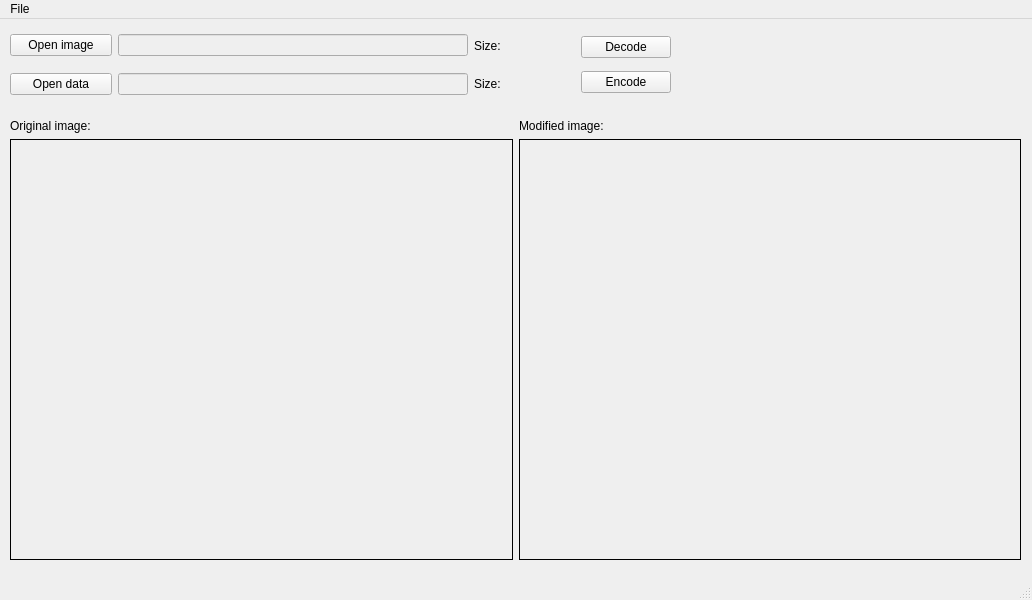
<?xml version="1.0" encoding="UTF-8"?>
<ui version="4.0">
 <class>MainWindow</class>
 <widget class="QMainWindow" name="MainWindow">
  <property name="geometry">
   <rect>
    <x>0</x>
    <y>0</y>
    <width>1032</width>
    <height>600</height>
   </rect>
  </property>
  <property name="minimumSize">
   <size>
    <width>90</width>
    <height>0</height>
   </size>
  </property>
  <property name="baseSize">
   <size>
    <width>0</width>
    <height>0</height>
   </size>
  </property>
  <property name="windowTitle">
   <string>Steganography</string>
  </property>
  <widget class="QWidget" name="centralwidget">
   <widget class="QWidget" name="horizontalLayoutWidget_3">
    <property name="geometry">
     <rect>
      <x>10</x>
      <y>100</y>
      <width>1011</width>
      <height>441</height>
     </rect>
    </property>
    <layout class="QHBoxLayout" name="horizontalLayout_3">
     <item>
      <layout class="QVBoxLayout" name="verticalLayout_3">
       <item>
        <widget class="QLabel" name="label_2">
         <property name="sizePolicy">
          <sizepolicy hsizetype="Fixed" vsizetype="Fixed">
           <horstretch>0</horstretch>
           <verstretch>0</verstretch>
          </sizepolicy>
         </property>
         <property name="text">
          <string>Original image:</string>
         </property>
        </widget>
       </item>
       <item>
        <widget class="QLabel" name="original_img">
         <property name="styleSheet">
          <string notr="true">border-color: rgb(0, 0, 0);
border-width : 1.2px;
border-style:inset;</string>
         </property>
         <property name="text">
          <string/>
         </property>
         <property name="alignment">
          <set>Qt::AlignCenter</set>
         </property>
        </widget>
       </item>
      </layout>
     </item>
     <item>
      <layout class="QVBoxLayout" name="verticalLayout_2">
       <item>
        <widget class="QLabel" name="label">
         <property name="sizePolicy">
          <sizepolicy hsizetype="Fixed" vsizetype="Fixed">
           <horstretch>0</horstretch>
           <verstretch>0</verstretch>
          </sizepolicy>
         </property>
         <property name="text">
          <string>Modified image:</string>
         </property>
        </widget>
       </item>
       <item>
        <widget class="QLabel" name="modified_img">
         <property name="styleSheet">
          <string notr="true">border-color: rgb(0, 0, 0);
border-width : 1.2px;
border-style:inset;</string>
         </property>
         <property name="text">
          <string/>
         </property>
         <property name="alignment">
          <set>Qt::AlignCenter</set>
         </property>
        </widget>
       </item>
      </layout>
     </item>
    </layout>
   </widget>
   <widget class="QWidget" name="">
    <property name="geometry">
     <rect>
      <x>10</x>
      <y>10</y>
      <width>661</width>
      <height>71</height>
     </rect>
    </property>
    <layout class="QHBoxLayout" name="horizontalLayout_7">
     <item>
      <layout class="QVBoxLayout" name="verticalLayout">
       <item>
        <layout class="QHBoxLayout" name="horizontalLayout">
         <item>
          <widget class="QPushButton" name="openImage_btn">
           <property name="text">
            <string>Open image</string>
           </property>
          </widget>
         </item>
         <item>
          <widget class="QLineEdit" name="img_tb">
           <property name="enabled">
            <bool>false</bool>
           </property>
           <property name="sizePolicy">
            <sizepolicy hsizetype="Expanding" vsizetype="Fixed">
             <horstretch>0</horstretch>
             <verstretch>0</verstretch>
            </sizepolicy>
           </property>
           <property name="maximumSize">
            <size>
             <width>350</width>
             <height>16777215</height>
            </size>
           </property>
          </widget>
         </item>
         <item>
          <widget class="QLabel" name="imgSize_label">
           <property name="enabled">
            <bool>true</bool>
           </property>
           <property name="text">
            <string>Size:</string>
           </property>
          </widget>
         </item>
        </layout>
       </item>
       <item>
        <layout class="QHBoxLayout" name="horizontalLayout_2">
         <item>
          <widget class="QPushButton" name="openData_btn">
           <property name="text">
            <string>Open data</string>
           </property>
          </widget>
         </item>
         <item>
          <widget class="QLineEdit" name="data_tb">
           <property name="enabled">
            <bool>false</bool>
           </property>
           <property name="sizePolicy">
            <sizepolicy hsizetype="Expanding" vsizetype="Fixed">
             <horstretch>0</horstretch>
             <verstretch>0</verstretch>
            </sizepolicy>
           </property>
           <property name="maximumSize">
            <size>
             <width>350</width>
             <height>16777215</height>
            </size>
           </property>
          </widget>
         </item>
         <item>
          <widget class="QLabel" name="dataSize_label">
           <property name="text">
            <string>Size:</string>
           </property>
          </widget>
         </item>
        </layout>
       </item>
      </layout>
     </item>
     <item>
      <layout class="QVBoxLayout" name="verticalLayout_5">
       <item>
        <widget class="QPushButton" name="decode_btn">
         <property name="sizePolicy">
          <sizepolicy hsizetype="Preferred" vsizetype="Fixed">
           <horstretch>0</horstretch>
           <verstretch>0</verstretch>
          </sizepolicy>
         </property>
         <property name="minimumSize">
          <size>
           <width>90</width>
           <height>0</height>
          </size>
         </property>
         <property name="baseSize">
          <size>
           <width>0</width>
           <height>0</height>
          </size>
         </property>
         <property name="text">
          <string>Decode</string>
         </property>
        </widget>
       </item>
       <item>
        <widget class="QPushButton" name="encode_btn">
         <property name="text">
          <string>Encode</string>
         </property>
        </widget>
       </item>
      </layout>
     </item>
    </layout>
   </widget>
  </widget>
  <widget class="QMenuBar" name="menubar">
   <property name="geometry">
    <rect>
     <x>0</x>
     <y>0</y>
     <width>1032</width>
     <height>22</height>
    </rect>
   </property>
   <widget class="QMenu" name="menuMenu">
    <property name="title">
     <string>File</string>
    </property>
    <addaction name="save_img_action"/>
   </widget>
   <addaction name="menuMenu"/>
  </widget>
  <widget class="QStatusBar" name="statusbar"/>
  <action name="actionOpen_image">
   <property name="text">
    <string>Open image</string>
   </property>
  </action>
  <action name="save_img_action">
   <property name="text">
    <string>Save Image</string>
   </property>
  </action>
 </widget>
 <resources/>
 <connections/>
</ui>
